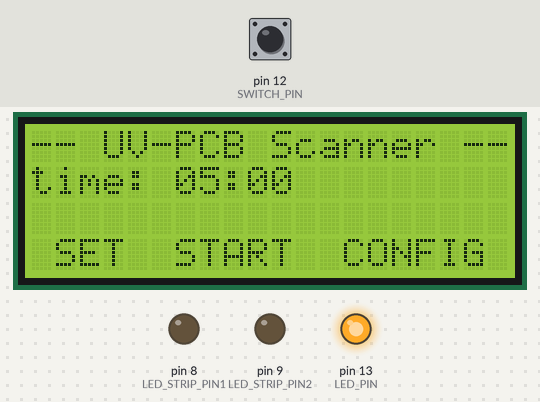
This sketch was run on a simulated Arduino Uno, built with avr-gcc and run on an emulated ATmega328P. Shown: 20×4 character LCD, output pins drawn as LEDs (lit = HIGH). Inputs (shaded band) come from the test bench; at power-on: pin 12 (SWITCH_PIN) LOW.

Above: at 1.2 s.
1.3 s: pin 12 (SWITCH_PIN) pulled HIGH for 0.15 s
3.1 s: pin 12 (SWITCH_PIN) pulled HIGH for 0.15 s
4.9 s: pin 12 (SWITCH_PIN) pulled HIGH for 0.15 s
6.7 s: pin 12 (SWITCH_PIN) pulsed HIGH 5 times (0.12 s each, 0.3 s apart)
At 8.6 s:
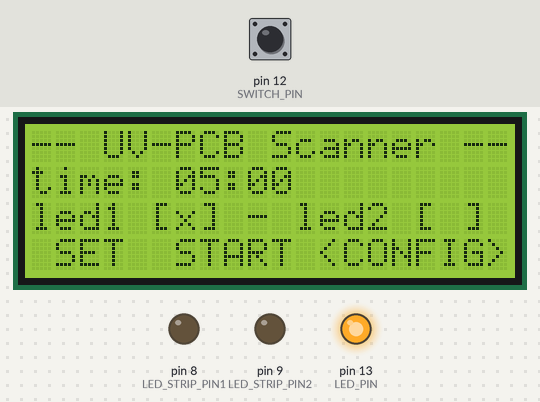
9.7 s: pin 12 (SWITCH_PIN) pulled HIGH for 0.15 s
At 11.1 s:
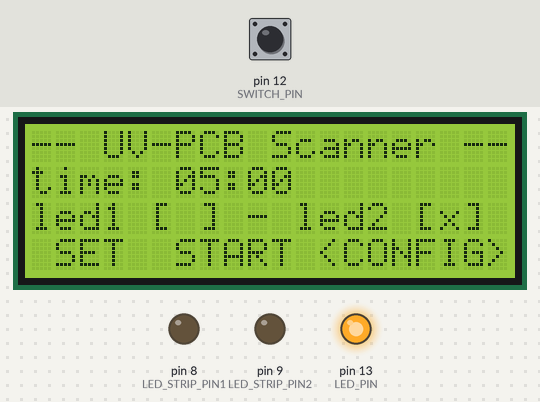
11.5 s: pin 12 (SWITCH_PIN) pulled HIGH for 0.15 s
Timing chart, 0 to 14.3 s (numbered marks = the images above; inputs shaded):
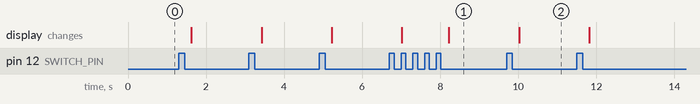

Measured:
- after the input at 6.7 s, the display: first changes after 0.32 s (image 1 shows a later state)
- after the input at 9.7 s, the display: changes after 0.32 s (image 2)

The sketch:

uv-exposure.ino
```cpp
/////////////////////////////////////////////////////////////////////////////////
//
//   UV exposure box controller for making PCB's @ home
//   ARDUINO UNO + LCD 20x4 (2004)
//   (c)2019 cybercow222 / v 0.2b
//
/////////////////////////////////////////////////////////////////////////////////

#include <Wire.h>
#include <millisDelay.h>
#include <hd44780.h>
#include <hd44780ioClass/hd44780_I2Cexp.h>

//////////////////////////////////////////////////////////////////////////

hd44780_I2Cexp lcd;

//////////////////////////////////////////////////////////////////////////

typedef enum {
   MENU_OPTION_DEFAULT,
   MENU_OPTION_SET,
   MENU_OPTION_START,
   MENU_OPTION_CONFIG,
   MENU_OPTION_STOP_DEFAULT,
   MENU_OPTION_STOP
} MenuOption;

typedef enum {
   MENU_STATE_DEFAULT,
   MENU_STATE_AWAITING_CONFIRM,
   MENU_STATE_OPTION_ENABLED
} MenuState;

typedef enum {
   SUBMENU_OPTION_DEFAULT,
   SUBMENU_OPTION_SET_RESET,
   SUBMENU_OPTION_SET_INCR,
   SUBMENU_OPTION_START_NO,
   SUBMENU_OPTION_START_YES,
   SUBMENU_OPTION_STOP_NO,
   SUBMENU_OPTION_STOP_YES,
   SUBMENU_OPTION_LED_NO,
   SUBMENU_OPTION_LED_ONE,
   SUBMENU_OPTION_LED_TWO,
   SUBMENU_OPTION_LED_FULL
} SubMenuOption;

typedef enum {
   BUTTON_DEFAULT,
   BUTTON_DEFAULT_HI,
   BUTTON_CLICK_2_PENDING,
   BUTTON_CLICK_2,
   BUTTON_CLICK_1
} ButtonState;

String menuItems[6] = {
  " SET  START  CONFIG ",
  "<SET> START  CONFIG ",
  " SET <START> CONFIG ",
  " SET  START <CONFIG>",
  " -----  STOP  ----- ",
  " ----- <STOP> ----- "
};

String subMenuItems[11] = {
  "                    ",
  "reset [x] - incr [ ]",
  "reset [ ] - incr [x]",
  "start   yes  - <no> ",
  "start  <yes> -  no  ",
  "stop   yes  - <no>  ",
  "stop  <yes> -  no   ",
  "led1 [ ] - led2 [ ] ",
  "led1 [x] - led2 [ ] ",
  "led1 [ ] - led2 [x] ",
  "led1 [x] - led2 [x] "
};

//////////////////////////////////////////////////////////////////////////

MenuOption menuOption = MENU_OPTION_DEFAULT;
MenuState menuState = MENU_STATE_DEFAULT;
SubMenuOption subMenuOption = SUBMENU_OPTION_DEFAULT;

millisDelay masterTimer;
millisDelay menuBlink;
millisDelay menuOptionExpiring;
millisDelay subMenuOptionCommit;
millisDelay screenSaverTimer;

//////////////////////////////////////////////////////////////////////////

// interval between 2 consequent clicks that will be registered as "double click"
const int DOUBLE_CLICK_INTERVAL = 300; // 0.3 seconds

// interval between blinking option on screen menu
const int MENU_BLINK_INTERVAL = 400; // 0.4 seconds

// time when activated menu option will expire to default menu state
const int MENU_OPTION_EXPIRING_INTERVAL = 10000; // 10 seconds

// time when selected submenu option will be accepted
const int SUBMENU_OPTION_COMMIT_INTERVAL = 1250; // 1.25 seconds

// the main timer default length, usually the PCB UV exposure goes for ~5 minutes or such
const long MASTER_TIMER_DEFAULT = 300000; // 5 minutes

// maximum main interval length that can be reached
const long MASTER_TIMER_MAX = MASTER_TIMER_DEFAULT * 3;

// increments (or resolution) of setting the interval - 30 seconds should be enough
const int MASTER_TIMER_INCREMENT = 30000; // 30 seconds

// simple screen saver to save some power
const bool SCREEN_SAVER_ENABLED = true;

// time before main timer finishing the lcd will be lit
const long SCREEN_SAVER_WAKEUP = MASTER_TIMER_DEFAULT * 0.25;

// the changeable length of the main timer
unsigned long masterTimerLength = MASTER_TIMER_DEFAULT;

// built-in led pin
const int LED_PIN = 13;

// control button pin
const int SWITCH_PIN = 12;

// output for first control channel
const int LED_STRIP_PIN1 = 8;

// output for second control channel
const int LED_STRIP_PIN2 = 9;

//////////////////////////////////////////////////////////////////////////

bool menuBlinkState = false;
bool screenSaverActive = false;

String lastMenuLine = "";
String lastSubMenuLine = "";
String lastTimerDisplay = "";
String lastStrip1Display = "";
String lastStrip2Display = "";

//////////////////////////////////////////////////////////////////////////

unsigned long buttonLastClickTime = 0;
ButtonState buttonState = BUTTON_DEFAULT;
ButtonState lastButtonState = buttonState;

//////////////////////////////////////////////////////////////////////////

bool ledStripState1 = false;
bool ledStripState2 = false;

//////////////////////////////////////////////////////////////////////////

char* timeToString(unsigned long ms) {
  static char str[12];
  unsigned long t = ms / 1000;
  t = t % 3600;
  int m = t / 60;
  int s = t % 60;
  sprintf(str, "%02d:%02d", m, s);
  return str;
}

//////////////////////////////////////////////////////////////////////////

void switchOn(bool state = false) {
  if (state) {
    digitalWrite(LED_STRIP_PIN1, ledStripState1 ? HIGH : LOW);
    digitalWrite(LED_STRIP_PIN2, ledStripState2 ? HIGH : LOW);
    return;
  }

  digitalWrite(LED_STRIP_PIN1, LOW);
  digitalWrite(LED_STRIP_PIN2, LOW);
}

//////////////////////////////////////////////////////////////////////////

void screenSaver(bool reset = false) {
   if (SCREEN_SAVER_ENABLED == false)
      return;

   if (reset) {
      screenSaverActive = false;
      screenSaverTimer.stop();
      lcd.backlight();
      return;
   }

   if (!screenSaverTimer.isRunning())
      screenSaverTimer.start(MASTER_TIMER_DEFAULT * 0.25);
}

//////////////////////////////////////////////////////////////////////////

void handleButton() {
  int readSwitch = digitalRead(SWITCH_PIN);
  unsigned long currentMillis = millis();

  if (readSwitch == HIGH && buttonState == BUTTON_DEFAULT) {
     buttonLastClickTime = currentMillis;
     buttonState = BUTTON_DEFAULT_HI;
     return;
  }

  if (readSwitch == LOW && buttonState == BUTTON_DEFAULT_HI && currentMillis - buttonLastClickTime <= DOUBLE_CLICK_INTERVAL) {
     buttonState = BUTTON_CLICK_2_PENDING;
     return;
  }

  if (readSwitch == HIGH && buttonState == BUTTON_CLICK_2_PENDING && currentMillis - buttonLastClickTime <= DOUBLE_CLICK_INTERVAL) {
     buttonState = BUTTON_CLICK_2;
     return;
  }

  if (readSwitch == LOW && (buttonState == BUTTON_CLICK_2_PENDING) && currentMillis - buttonLastClickTime > DOUBLE_CLICK_INTERVAL) {
     buttonState = BUTTON_CLICK_1;
     return;
  }

  if (readSwitch == LOW && buttonState != BUTTON_DEFAULT && currentMillis - buttonLastClickTime > DOUBLE_CLICK_INTERVAL + 50) {
     buttonState = BUTTON_DEFAULT;
     return;
  }
}

//////////////////////////////////////////////////////////////////////////

SubMenuOption getSubMenuOption(bool next = false) {

  SubMenuOption res = SUBMENU_OPTION_DEFAULT;

  switch(menuOption) {
     case MENU_OPTION_SET: {
      /////////////////////////////////////////////
      res = SUBMENU_OPTION_SET_RESET;
      SubMenuOption last = subMenuOption;

      if (next)
         res = SUBMENU_OPTION_SET_INCR;

      if (next && last != res)
         break;

      if (next && res == SUBMENU_OPTION_SET_INCR)
         masterTimerLength += MASTER_TIMER_INCREMENT;

      if (next && masterTimerLength > MASTER_TIMER_MAX)
         masterTimerLength = MASTER_TIMER_INCREMENT;
      break;
    }

    case MENU_OPTION_START: {
      /////////////////////////////////////////////
      res = SUBMENU_OPTION_START_NO;
      if (next)
         res = subMenuOption == SUBMENU_OPTION_START_NO ? SUBMENU_OPTION_START_YES : SUBMENU_OPTION_START_NO;
      break;
    }

    case MENU_OPTION_STOP: {
      /////////////////////////////////////////////
      res = SUBMENU_OPTION_STOP_NO;
      if (next)
        res = subMenuOption == SUBMENU_OPTION_STOP_NO ? SUBMENU_OPTION_STOP_YES : SUBMENU_OPTION_STOP_NO;
      break;
    }

    case MENU_OPTION_CONFIG: {
      /////////////////////////////////////////////
      int ledStripState = 0;
      ledStripState += ledStripState1 ? 1 : 0;
      ledStripState += ledStripState2 ? 2 : 0;
      res = SubMenuOption(SUBMENU_OPTION_LED_NO + ledStripState);
      if (next)
         res = SubMenuOption(res + 1);
      if (res > SUBMENU_OPTION_LED_FULL)
         res = SUBMENU_OPTION_LED_NO;
      ledStripState1 = res == SUBMENU_OPTION_LED_ONE || res == SUBMENU_OPTION_LED_FULL;
      ledStripState2 = res == SUBMENU_OPTION_LED_TWO || res == SUBMENU_OPTION_LED_FULL;
      break;
    }

    default:
      break;
  }

  return SubMenuOption(res);
}

//////////////////////////////////////////////////////////////////////////

int digitalReadOutputPin(uint8_t pin) {
   uint8_t bit = digitalPinToBitMask(pin);
   uint8_t port = digitalPinToPort(pin);
   if (port == NOT_A_PIN)
     return LOW;

   return (*portOutputRegister(port) & bit) ? HIGH : LOW;
}

//////////////////////////////////////////////////////////////////////////

void handleMenuOptions() {

    if (SCREEN_SAVER_ENABLED && screenSaverActive && masterTimer.isRunning() && masterTimer.remaining() <= SCREEN_SAVER_WAKEUP) {
        screenSaver(true);
        return;
    }

    if (SCREEN_SAVER_ENABLED && screenSaverTimer.isFinished()) {
        lcd.noBacklight();
        screenSaverActive = true;
        return;
    }

    if (masterTimer.isFinished() && (menuOption == MENU_OPTION_STOP_DEFAULT || menuOption == MENU_OPTION_STOP)) {
        switchOn(false);
        menuState = MENU_STATE_DEFAULT;
        menuOption = MENU_OPTION_DEFAULT;
        subMenuOption = SUBMENU_OPTION_DEFAULT;
        screenSaver();
        return;
    }

    if (subMenuOptionCommit.isFinished() && menuState == MENU_STATE_OPTION_ENABLED) {

      if (subMenuOption == SUBMENU_OPTION_START_YES) {
         masterTimer.start(masterTimerLength);
         switchOn(true);
      }

      if (subMenuOption == SUBMENU_OPTION_STOP_YES) {
         masterTimer.stop();
         switchOn(false);
      }

      if (subMenuOption == SUBMENU_OPTION_SET_RESET)
         masterTimerLength = MASTER_TIMER_DEFAULT;

       menuState = MENU_STATE_DEFAULT;
       menuOption = masterTimer.isRunning() ?  MENU_OPTION_STOP_DEFAULT : MENU_OPTION_DEFAULT;
       subMenuOption = SUBMENU_OPTION_DEFAULT;
       return;
    }

    if (menuOptionExpiring.isFinished() && menuState == MENU_STATE_AWAITING_CONFIRM) {
        menuState = MENU_STATE_DEFAULT;
        menuOption = !masterTimer.isRunning() ? MENU_OPTION_DEFAULT : MENU_OPTION_STOP_DEFAULT;
        return;
    }

    if (buttonState == lastButtonState)
        return;

    switch (buttonState) {
      case BUTTON_DEFAULT_HI:
          break;

      case BUTTON_CLICK_1: {
          /////////////////////////////////////////////
          if (screenSaverActive) {
              screenSaver(true);
              break;
          }

          /////////////////////////////////////////////
          if (menuState == MENU_STATE_OPTION_ENABLED) {
            subMenuOptionCommit.stop();
            subMenuOption = getSubMenuOption(true);
            break;
          }

          /////////////////////////////////////////////
          MenuOption opt = MenuOption(menuOption + 1);
          if (!masterTimer.isRunning() && opt > MENU_OPTION_CONFIG)
            opt = MENU_OPTION_SET;

          if (masterTimer.isRunning())
            opt = MENU_OPTION_STOP;

          menuOption = opt;
          menuState = MENU_STATE_AWAITING_CONFIRM;
          break;
      }

      case BUTTON_CLICK_2: {
          /////////////////////////////////////////////
          if (menuState == MENU_STATE_AWAITING_CONFIRM) {
             menuBlink.stop();
             menuState = MENU_STATE_OPTION_ENABLED;
             subMenuOption = getSubMenuOption();
          }
          break;
      }

      case BUTTON_DEFAULT: {
          /////////////////////////////////////////////
          if (menuState == MENU_STATE_OPTION_ENABLED)
              subMenuOptionCommit.start(SUBMENU_OPTION_COMMIT_INTERVAL);

          screenSaver();
          break;
      }

      default:
          break;
    }

    if (menuState == MENU_STATE_AWAITING_CONFIRM) {
        menuBlinkState = false;
        menuBlink.start(MENU_BLINK_INTERVAL);
        menuOptionExpiring.start(MENU_OPTION_EXPIRING_INTERVAL);
    }

    lastButtonState = buttonState;
}

//////////////////////////////////////////////////////////////////////////

void renderMenu() {

  String menuLine = "";
  String subMenuLine = "";

  switch(menuState) {
    case MENU_STATE_DEFAULT: {
      menuLine = menuItems[menuOption];
      subMenuLine = subMenuItems[subMenuOption];
      break;
    }

    case MENU_STATE_AWAITING_CONFIRM: {
      if (menuBlink.isFinished()) {
        menuBlinkState = !menuBlinkState;
        menuBlink.repeat();
      }

      MenuOption defopt = !masterTimer.isRunning() ? MENU_OPTION_DEFAULT : MENU_OPTION_STOP_DEFAULT;
      menuLine = !menuBlinkState ? menuItems[menuOption] : menuItems[defopt];
      break;
    }

    case MENU_STATE_OPTION_ENABLED: {
      menuLine = menuItems[menuOption];
      subMenuLine = subMenuItems[subMenuOption];
      break;
    }

    default:
      break;
  }

  if (menuLine != lastMenuLine) {
      lastMenuLine = menuLine;
      lcd.setCursor(0,3);
      lcd.print(menuLine);
  }

  if (subMenuLine != lastSubMenuLine) {
      lastSubMenuLine = subMenuLine;
      lcd.setCursor(0,2);
      lcd.print(subMenuLine);
  }
}

//////////////////////////////////////////////////////////////////////////

void renderTime() {
  unsigned long t = masterTimer.isRunning() ? masterTimer.remaining() : masterTimerLength;
  String displayTime = timeToString(t);
  if (lastTimerDisplay == displayTime)
    return;

  lcd.setCursor(6, 1);
  lcd.print(displayTime);

  lastTimerDisplay = displayTime;
}

//////////////////////////////////////////////////////////////////////////

void renderStripStatus() {

  String strip1Display = digitalReadOutputPin(LED_STRIP_PIN1) ? "L1" : "  ";
  String strip2Display = digitalReadOutputPin(LED_STRIP_PIN2) ? "L2" : "  ";

  if (strip1Display != lastStrip1Display) {
      lcd.setCursor(14, 1);
      lcd.print(strip1Display);
      lastStrip1Display = strip1Display;
  }

  if (strip2Display != lastStrip2Display) {
      lcd.setCursor(18, 1);
      lcd.print(strip2Display);
      lastStrip2Display = strip2Display;
  }
}

//////////////////////////////////////////////////////////////////////////

void setup() {

  Serial.begin(9600);

  /////////////////////////////////

  pinMode(LED_PIN, OUTPUT);
  pinMode(SWITCH_PIN, INPUT);
  pinMode(LED_STRIP_PIN1, OUTPUT);
  pinMode(LED_STRIP_PIN2, OUTPUT);

  /////////////////////////////////

  digitalWrite(LED_BUILTIN, HIGH);
  switchOn(false);

  /////////////////////////////////

  lcd.begin(20, 4);
  lcd.clear();

  lcd.setCursor(0, 0);
  lcd.print("-- UV-PCB Scanner --");

  lcd.setCursor(0, 1);
  lcd.print("time:");

  /////////////////////////////////

  screenSaver();
}

void loop () {

  handleButton();

  handleMenuOptions();

  renderMenu();

  renderTime();

  renderStripStatus();

}
```
